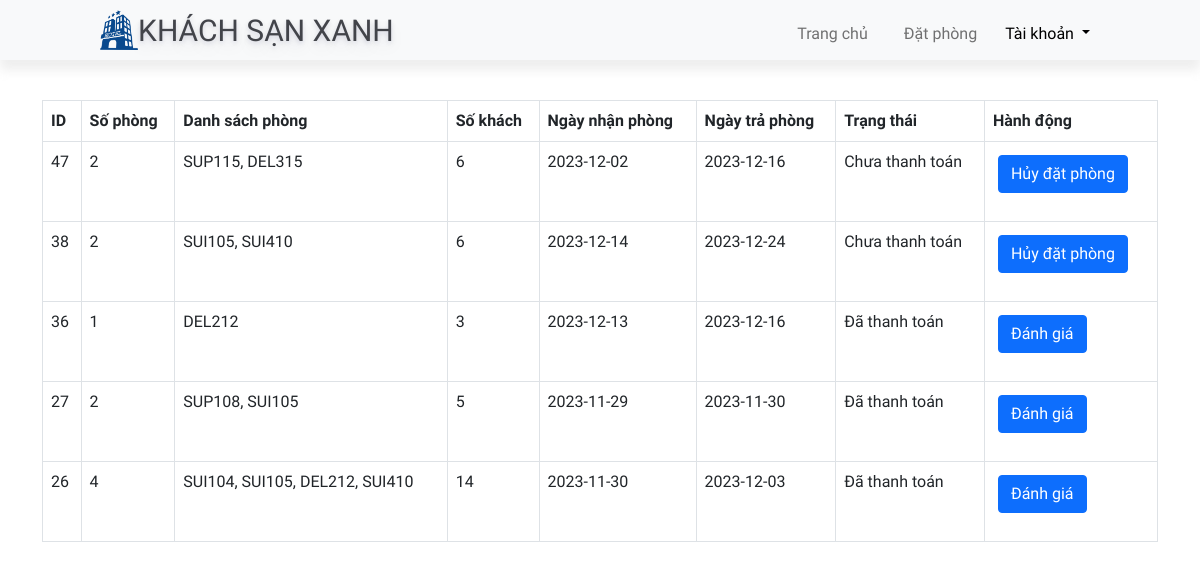
The app's page /reservation_history.php (signed in) with its own data.
### tables this page shows
CREATE TABLE `reservation` (
  `id` int(11) NOT NULL AUTO_INCREMENT,
  `user_id` int(11) NOT NULL,
  `no_room` int(11) NOT NULL,
  `no_guess` int(11) NOT NULL,
  `check_in` date NOT NULL,
  `check_out` date NOT NULL,
  `no_day` int(11) NOT NULL,
  `status` tinyint(1) NOT NULL,
  `note` varchar(500) DEFAULT NULL,
  `created_at` timestamp NULL DEFAULT CURRENT_TIMESTAMP,
  PRIMARY KEY (`id`)
);

### reservation_history.php (the view, shortened to what this page needs)
<?php include 'header.php' ?>
<?php
if (isset($_SESSION['userID'])) {
    $userID = $_SESSION['userID'];
} else {
    header("Location:index.php");
}
?>
<body>
    <div class="container" style="margin-top:100px;">
    <table class="table table-bordered" id="table-data">
            <thead>
                <tr>
                    <th scope="col">ID</th>
                    <th scope="col">Số phòng</th>
                    <th scope="col">Danh sách phòng</th>
                    <th scope="col">Số khách</th>
                    <th scope="col">Ngày nhận phòng</th>
                    <th scope="col">Ngày trả phòng</th>
                    <th scope="col">Trạng thái</th>
                    <th scope="col" class="action">Hành động</th>
                </tr>
            </thead>
            <tbody>
                <?php
                $sql = "SELECT reservation.*, GROUP_CONCAT(room.name SEPARATOR ', ') AS listroom FROM reservation
                    LEFT JOIN chosen_room ON reservation.id = chosen_room.reservation_id
                    LEFT JOIN room ON chosen_room.room_id = room.id
                    WHERE user_id='$userID'
                    GROUP BY reservation.id ORDER BY reservation.id DESC";
                $re = mysqli_query($conn, $sql);
                while ($res = mysqli_fetch_array($re)) {
                ?>
                    <tr style="height:80px;">
                        <td><?php echo $res['id'] ?></td>
                        <td><?php echo $res['no_room'] ?></td>
                        <td>
                            <?php
                            if (isset($res['listroom'])) {
                                echo $res['listroom'];
                            } else {
                                echo '';
                            }
                            ?>
                        </td>
                        <td><?php echo $res['no_guess'] ?></td>
                        <td><?php echo $res['check_in'] ?></td>
                        <td><?php echo $res['check_out'] ?></td>
                        <td>
                            <?php
                                if ($res['status']==0) echo 'Chưa thanh toán';
                                elseif ($res['status']==1) echo 'Đã thanh toán';
                                else echo 'Hủy đặt phòng';
                            ?>
                        </td>
                        <td class="action">
                            <?php if($res['status']==1){ ?>
                            <a href="feedback.php?id=<?php echo $res['id'] ?>"><button class="btn btn-primary">Đánh giá</button></a>
                            <?php } elseif ($res['status']==0) { ?>
                            <a href="reservation_history.php?cancel=<?php echo $res['id'] ?>" onclick="return confirm('Bạn có chắc hủy đặt phòng này không?')"><button class="btn btn-primary">Hủy đặt phòng</button></a>
                            <?php } ?>
                        </td>
                    </tr>
                <?php
                }
                ?>
            </tbody>
        </table>
    </div>
</body>
<?php include 'footer.php' ?>

### css/home.css (style rules this page uses)
:root { --bg-text-shadow: 0 2px 4px rgb(13 0 77 / 8%), 0 3px 6px rgb(13 0 77 / 8%), 0 8px 16px rgb(13 0 77 / 8%); --bg-box-shadow: 0px 0px 5px 2px rgba(0, 0, 0, 0.621); }
* { margin: 0; padding: 0; font-family: Consolas, sans-serif; }

### admin/css/roombook.css (style rules this page uses)
:root { --bg-text-shadow: 0 2px 4px rgb(13 0 77 / 8%), 0 3px 6px rgb(13 0 77 / 8%), 0 8px 16px rgb(13 0 77 / 8%); --bg-box-shadow: 0px 0px 20px 6px rgba(26, 30, 164, 0.31); }
body { background-color: #ffff; }
* { margin: 0; padding: 0; font-family: Consolas, sans-serif; }
a { color: black; }
.action a { text-decoration: none; }
.action button { display: flex; flex-wrap: wrap; margin: 5px; }

### records on screen
reservation: id "47", no_room "2", listroom "SUP115, DEL315", no_guess "6", check_in "2023-12-02", check_out "2023-12-16", status "Chưa thanh toán"
reservation: id "38", no_room "2", listroom "SUI105, SUI410", no_guess "6", check_in "2023-12-14", check_out "2023-12-24", status "Chưa thanh toán"
reservation: id "36", no_room "1", listroom "DEL212", no_guess "3", check_in "2023-12-13", check_out "2023-12-16", status "Đã thanh toán"
reservation: id "27", no_room "2", listroom "SUP108, SUI105", no_guess "5", check_in "2023-11-29", check_out "2023-11-30", status "Đã thanh toán"
reservation: id "26", no_room "4", listroom "SUI104, SUI105, DEL212, SUI410", no_guess "14", check_in "2023-11-30", check_out "2023-12-03", status "Đã thanh toán"
